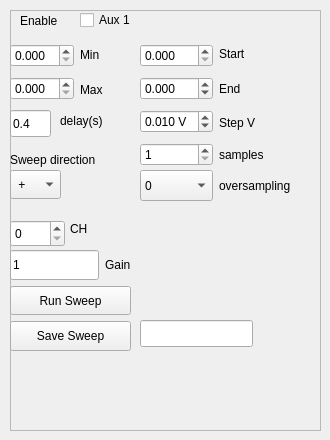
         <widget class="QWidget" name="Sweep_2">
          <attribute name="title">
           <string>Sweep</string>
          </attribute>
          <widget class="QFrame" name="frame_5">
           <property name="geometry">
            <rect>
             <x>10</x>
             <y>10</y>
             <width>311</width>
             <height>421</height>
            </rect>
           </property>
           <property name="sizePolicy">
            <sizepolicy hsizetype="Expanding" vsizetype="Expanding">
             <horstretch>0</horstretch>
             <verstretch>0</verstretch>
            </sizepolicy>
           </property>
           <property name="frameShape">
            <enum>QFrame::StyledPanel</enum>
           </property>
           <property name="frameShadow">
            <enum>QFrame::Raised</enum>
           </property>
           <widget class="QLabel" name="label_51">
            <property name="geometry">
             <rect>
              <x>10</x>
              <y>0</y>
              <width>51</width>
              <height>21</height>
             </rect>
            </property>
            <property name="text">
             <string>Enable</string>
            </property>
           </widget>
           <widget class="QCheckBox" name="Aux1En">
            <property name="geometry">
             <rect>
              <x>70</x>
              <y>0</y>
              <width>61</width>
              <height>20</height>
             </rect>
            </property>
            <property name="text">
             <string>Aux 1</string>
            </property>
           </widget>
           <widget class="QLineEdit" name="delayAux1">
            <property name="geometry">
             <rect>
              <x>0</x>
              <y>100</y>
              <width>41</width>
              <height>27</height>
             </rect>
            </property>
            <property name="text">
             <string>0.4</string>
            </property>
           </widget>
           <widget class="QLabel" name="label_11">
            <property name="geometry">
             <rect>
              <x>50</x>
              <y>100</y>
              <width>51</width>
              <height>21</height>
             </rect>
            </property>
            <property name="text">
             <string>delay(s)</string>
            </property>
           </widget>
           <widget class="QComboBox" name="SweepDir">
            <property name="geometry">
             <rect>
              <x>0</x>
              <y>160</y>
              <width>51</width>
              <height>29</height>
             </rect>
            </property>
            <property name="sizePolicy">
             <sizepolicy hsizetype="Preferred" vsizetype="Preferred">
              <horstretch>0</horstretch>
              <verstretch>0</verstretch>
             </sizepolicy>
            </property>
            <item>
             <property name="text">
              <string> +</string>
             </property>
            </item>
            <item>
             <property name="text">
              <string> -</string>
             </property>
            </item>
           </widget>
           <widget class="QLabel" name="label_42">
            <property name="geometry">
             <rect>
              <x>0</x>
              <y>140</y>
              <width>101</width>
              <height>20</height>
             </rect>
            </property>
            <property name="text">
             <string>Sweep direction</string>
            </property>
           </widget>
           <widget class="QSpinBox" name="TransChannel">
            <property name="geometry">
             <rect>
              <x>0</x>
              <y>210</y>
              <width>55</width>
              <height>27</height>
             </rect>
            </property>
            <property name="maximum">
             <number>5</number>
            </property>
           </widget>
           <widget class="QLabel" name="label_8">
            <property name="geometry">
             <rect>
              <x>60</x>
              <y>210</y>
              <width>25</width>
              <height>17</height>
             </rect>
            </property>
            <property name="text">
             <string>CH</string>
            </property>
           </widget>
           <widget class="QLineEdit" name="SweepName">
            <property name="geometry">
             <rect>
              <x>130</x>
              <y>310</y>
              <width>113</width>
              <height>27</height>
             </rect>
            </property>
           </widget>
           <widget class="QWidget" name="layoutWidget">
            <property name="geometry">
             <rect>
              <x>130</x>
              <y>30</y>
              <width>148</width>
              <height>97</height>
             </rect>
            </property>
            <layout class="QHBoxLayout" name="horizontalLayout_3">
             <item>
              <layout class="QVBoxLayout" name="verticalLayout_2">
               <item>
                <widget class="QDoubleSpinBox" name="Aux1Start">
                 <property name="decimals">
                  <number>3</number>
                 </property>
                 <property name="minimum">
                  <double>0.000000000000000</double>
                 </property>
                 <property name="maximum">
                  <double>10.000000000000000</double>
                 </property>
                 <property name="singleStep">
                  <double>0.250000000000000</double>
                 </property>
                </widget>
               </item>
               <item>
                <widget class="QDoubleSpinBox" name="Aux1End">
                 <property name="decimals">
                  <number>3</number>
                 </property>
                 <property name="minimum">
                  <double>-10.000000000000000</double>
                 </property>
                 <property name="maximum">
                  <double>10.000000000000000</double>
                 </property>
                 <property name="singleStep">
                  <double>0.250000000000000</double>
                 </property>
                </widget>
               </item>
               <item>
                <widget class="QDoubleSpinBox" name="Aux1VStep">
                 <property name="prefix">
                  <string/>
                 </property>
                 <property name="suffix">
                  <string> V</string>
                 </property>
                 <property name="decimals">
                  <number>3</number>
                 </property>
                 <property name="minimum">
                  <double>-1.000000000000000</double>
                 </property>
                 <property name="maximum">
                  <double>1.000000000000000</double>
                 </property>
                 <property name="singleStep">
                  <double>0.001000000000000</double>
                 </property>
                 <property name="value">
                  <double>0.010000000000000</double>
                 </property>
                </widget>
               </item>
              </layout>
             </item>
             <item>
              <layout class="QVBoxLayout" name="verticalLayout_15">
               <item>
                <widget class="QLabel" name="label_52">
                 <property name="text">
                  <string>Start</string>
                 </property>
                </widget>
               </item>
               <item>
                <widget class="QLabel" name="label_53">
                 <property name="text">
                  <string>End</string>
                 </property>
                </widget>
               </item>
               <item>
                <widget class="QLabel" name="label_54">
                 <property name="text">
                  <string>Step V</string>
                 </property>
                </widget>
               </item>
              </layout>
             </item>
            </layout>
           </widget>
           <widget class="QWidget" name="layoutWidget">
            <property name="geometry">
             <rect>
              <x>0</x>
              <y>30</y>
              <width>124</width>
              <height>64</height>
             </rect>
            </property>
            <layout class="QHBoxLayout" name="horizontalLayout_4">
             <item>
              <layout class="QVBoxLayout" name="verticalLayout_17">
               <item>
                <widget class="QDoubleSpinBox" name="Aux1Min">
                 <property name="decimals">
                  <number>3</number>
                 </property>
                 <property name="minimum">
                  <double>0.000000000000000</double>
                 </property>
                 <property name="maximum">
                  <double>10.000000000000000</double>
                 </property>
                 <property name="singleStep">
                  <double>0.010000000000000</double>
                 </property>
                </widget>
               </item>
               <item>
                <widget class="QDoubleSpinBox" name="Aux1SpinMin_3">
                 <property name="decimals">
                  <number>3</number>
                 </property>
                 <property name="minimum">
                  <double>0.000000000000000</double>
                 </property>
                 <property name="maximum">
                  <double>10.000000000000000</double>
                 </property>
                 <property name="singleStep">
                  <double>0.250000000000000</double>
                 </property>
                </widget>
               </item>
              </layout>
             </item>
             <item>
              <layout class="QVBoxLayout" name="verticalLayout_16">
               <item>
                <widget class="QLabel" name="label_55">
                 <property name="text">
                  <string>Min</string>
                 </property>
                </widget>
               </item>
               <item>
                <widget class="QLabel" name="label_56">
                 <property name="text">
                  <string>Max</string>
                 </property>
                </widget>
               </item>
              </layout>
             </item>
            </layout>
           </widget>
           <widget class="QWidget" name="layoutWidget">
            <property name="geometry">
             <rect>
              <x>130</x>
              <y>160</y>
              <width>151</width>
              <height>31</height>
             </rect>
            </property>
            <layout class="QHBoxLayout" name="horizontalLayout_5">
             <item>
              <widget class="QComboBox" name="OScomboBox_2">
               <property name="sizePolicy">
                <sizepolicy hsizetype="Preferred" vsizetype="Preferred">
                 <horstretch>0</horstretch>
                 <verstretch>0</verstretch>
                </sizepolicy>
               </property>
               <item>
                <property name="text">
                 <string>0</string>
                </property>
               </item>
               <item>
                <property name="text">
                 <string>2</string>
                </property>
               </item>
               <item>
                <property name="text">
                 <string>4</string>
                </property>
               </item>
               <item>
                <property name="text">
                 <string>8</string>
                </property>
               </item>
               <item>
                <property name="text">
                 <string>16</string>
                </property>
               </item>
               <item>
                <property name="text">
                 <string>32</string>
                </property>
               </item>
               <item>
                <property name="text">
                 <string>64</string>
                </property>
               </item>
              </widget>
             </item>
             <item>
              <widget class="QLabel" name="label_16">
               <property name="text">
                <string>oversampling</string>
               </property>
              </widget>
             </item>
            </layout>
           </widget>
           <widget class="QWidget" name="layoutWidget">
            <property name="geometry">
             <rect>
              <x>130</x>
              <y>130</y>
              <width>151</width>
              <height>29</height>
             </rect>
            </property>
            <layout class="QHBoxLayout" name="horizontalLayout_6">
             <item>
              <widget class="QSpinBox" name="SamplesPerPoint_2">
               <property name="minimum">
                <number>1</number>
               </property>
               <property name="maximum">
                <number>100</number>
               </property>
               <property name="singleStep">
                <number>1</number>
               </property>
              </widget>
             </item>
             <item>
              <widget class="QLabel" name="label_12">
               <property name="text">
                <string>samples</string>
               </property>
              </widget>
             </item>
            </layout>
           </widget>
           <widget class="QWidget" name="layoutWidget">
            <property name="geometry">
             <rect>
              <x>0</x>
              <y>240</y>
              <width>121</width>
              <height>101</height>
             </rect>
            </property>
            <layout class="QVBoxLayout" name="verticalLayout_18">
             <item>
              <layout class="QHBoxLayout" name="horizontalLayout_7">
               <item>
                <widget class="QLineEdit" name="TransGain">
                 <property name="sizePolicy">
                  <sizepolicy hsizetype="Preferred" vsizetype="Preferred">
                   <horstretch>0</horstretch>
                   <verstretch>0</verstretch>
                  </sizepolicy>
                 </property>
                 <property name="text">
                  <string>1</string>
                 </property>
                </widget>
               </item>
               <item>
                <widget class="QLabel" name="label_17">
                 <property name="text">
                  <string>Gain</string>
                 </property>
                </widget>
               </item>
              </layout>
             </item>
             <item>
              <widget class="QPushButton" name="Sweep">
               <property name="sizePolicy">
                <sizepolicy hsizetype="Preferred" vsizetype="Preferred">
                 <horstretch>0</horstretch>
                 <verstretch>0</verstretch>
                </sizepolicy>
               </property>
               <property name="text">
                <string>Run Sweep</string>
               </property>
              </widget>
             </item>
             <item>
              <widget class="QPushButton" name="SaveSweep">
               <property name="sizePolicy">
                <sizepolicy hsizetype="Preferred" vsizetype="Preferred">
                 <horstretch>0</horstretch>
                 <verstretch>0</verstretch>
                </sizepolicy>
               </property>
               <property name="text">
                <string>Save Sweep</string>
               </property>
              </widget>
             </item>
            </layout>
           </widget>
          </widget>
         </widget>
